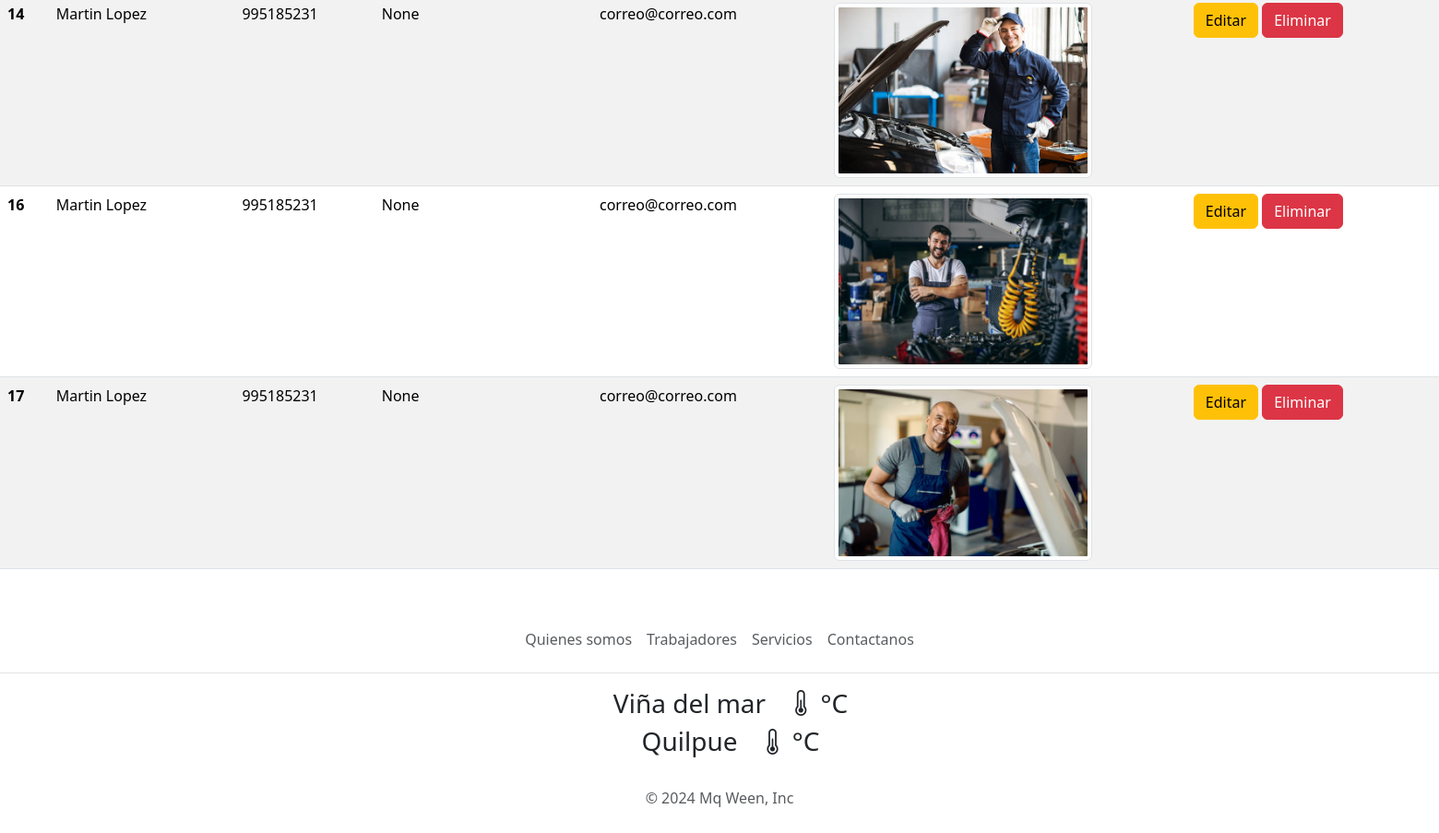
Page /mecanico_list (signed in, lower part) on the earlier database version.
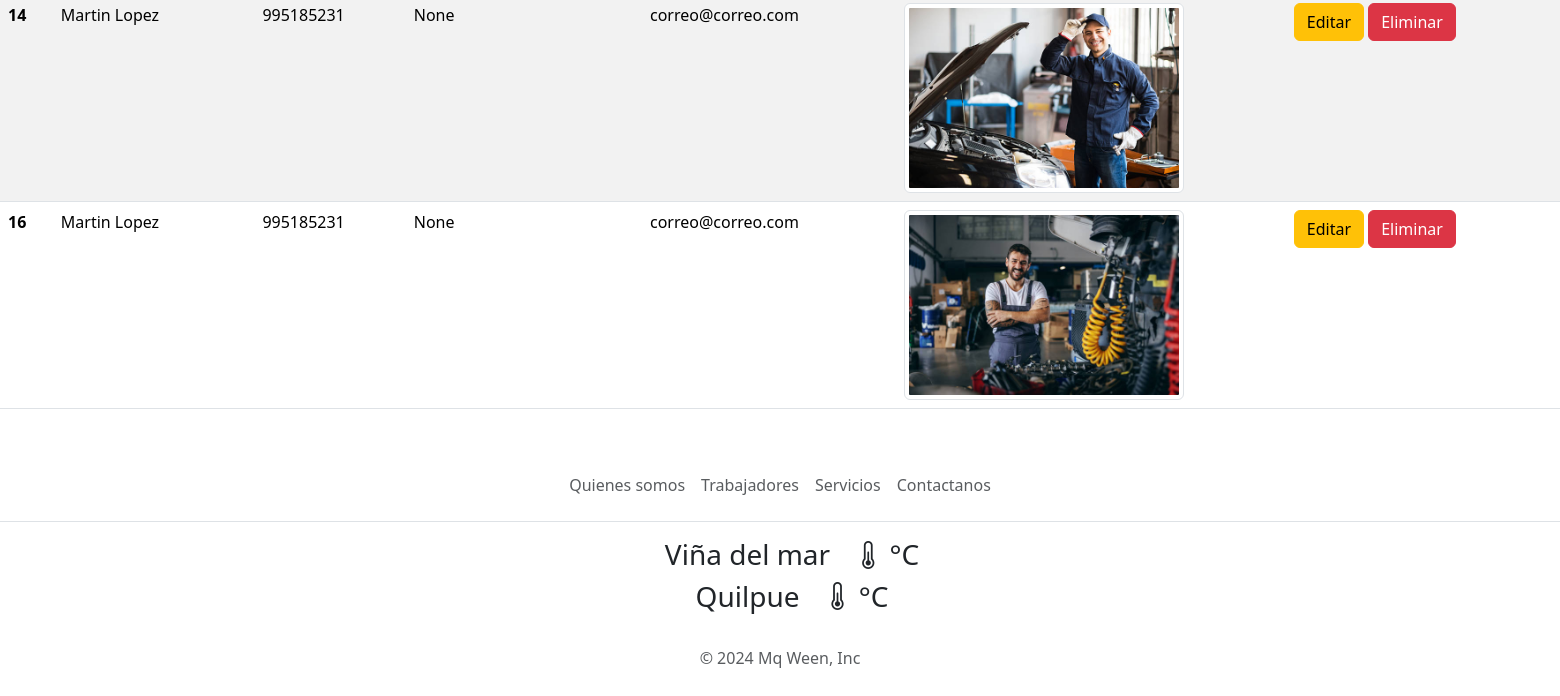
Same page on the later database version.
### base/models.py (models this page shows, shortened)
class mecanico(models.Model):
    id_mecanico = models.AutoField(primary_key=True)
    nombre = models.CharField(max_length=50)
    apellido = models.CharField(max_length=50)
    telefono = models.IntegerField(validators=[MaxValueValidator(9999999999)])
    correo = models.CharField(max_length=50)
    sucursal = models.CharField(max_length=50,null=True, blank=True)
    especialidad = models.CharField(max_length=50)
    experiencia = models.CharField(max_length=50)
    descripcion = models.TextField(null=True, blank=True)
    imagen = models.ImageField(upload_to='mecanicos', null=True, blank=True)
    def __str__(self):
        return self.nombre + ' ' + self.apellido

### base/views.py (the view)
# urls.py: path('mecanico_list',  views.mecanico_list,  name='mecanico_list'),
@login_required
def mecanico_list(request):
    mecanicos = mecanico.objects.all()
    context = {
        "mecanicos":mecanicos,
        "soy_admin" :soy_admin(request.user)
    }
    return render(request, 'base/mecanico_list.html', context)

### base/views.py (called while the page is built)
def soy_admin(user):
    return user.is_authenticated and (user.is_staff or user.is_superuser)

### base/templates/base/mecanico_list.html (shortened to what this page needs)
{% extends '../base.html' %}
{% load static %}
{% block content %}
    <section style="height: 100%; margin-top: 5rem; background-color: var(--blanco);">
        <div class="table-responsive">
            <table class="table table-striped table-hover">
                <tbody>
                    {% for mecanico in mecanicos %}
                        <tr>
                            <th scope="row">{{ mecanico.id_mecanico }}</th>
                            <td>{{ mecanico }}</td>
                            <td>{{ mecanico.telefono }}</td>
                            <td>{{ mecanico.sucursal }}</td>
                            <td>{{ mecanico.direccion }}</td>
                            <td>{{ mecanico.correo }}</td>
                            <td class="w-25">
                                {% if mecanico.imagen %}
                                    <img class="img-thumbnail w-75" src="{{ mecanico.imagen.url }}" alt="Imagen del mecanico">
                                {% else %}
                                    <p>Sin Imagen</p>
                                {% endif %}</td>
                            <td>
                                <a href="{% url 'mecanico_add' mecanico.id_mecanico %}"  class="btn btn-warning">Editar</a>
                                <a href="{% url 'mecanico_delete' mecanico.id_mecanico %}" class="btn btn-danger">Eliminar</a>
                            </td>
                        </tr>
                    {% endfor %}
                </tbody>
            </table>
        </div>
    </section>
    {% endblock %}

Differences in the rows shown:
removed mecanico: id_mecanico "17", nombre+apellido "Martin Lopez", telefono "995185231", sucursal "None", correo "correo@correo.com", imagen (picture)
